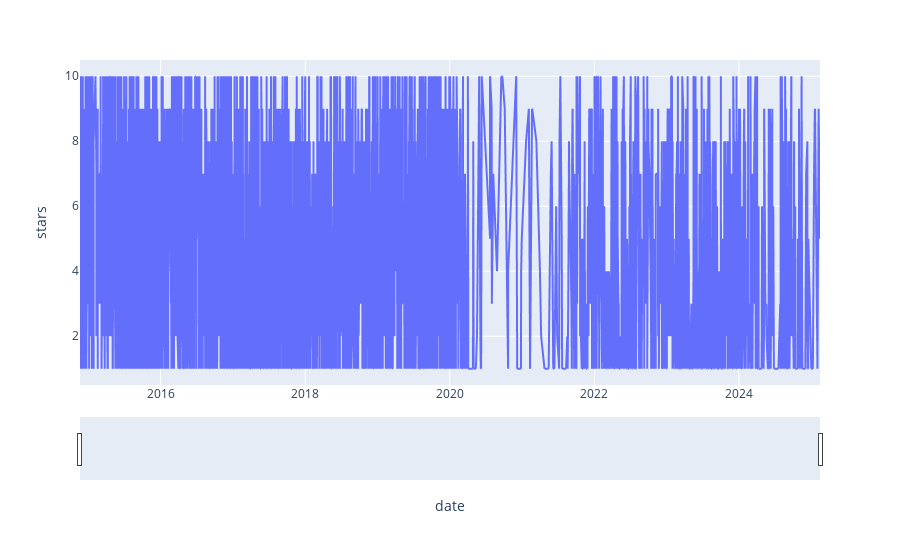

Source (notebook cell):
### Code cell
import plotly.express as px

fig = px.line(df, x='date', y="stars")
fig.update_xaxes(rangeslider_visible=True)
fig.show()

### Figure 1 — Plotly figure (JSON) as saved in the notebook; plotly's stock layout.template omitted (floating-point values rounded to 4 significant figures; data arrays with more than 128 entries replaced by an {"elided": "..."} marker saying what was removed)
{"data": [{"hovertemplate": "date=%{x}<br>stars=%{y}<extra></extra>", "legendgroup": "", "line": {"color": "#636efa", "dash": "solid"}, "marker": {"symbol": "circle"}, "mode": "lines", "name": "", "showlegend": false, "type": "scattergl", "x": {"elided": "3499 str values"}, "xaxis": "x", "y": {"elided": "3499 float values"}, "yaxis": "y"}], "layout": {"legend": {"tracegroupgap": 0}, "margin": {"t": 60}, "xaxis": {"anchor": "y", "domain": [0, 1], "rangeslider": {"visible": true}, "title": {"text": "date"}}, "yaxis": {"anchor": "x", "domain": [0, 1], "title": {"text": "stars"}}}}
